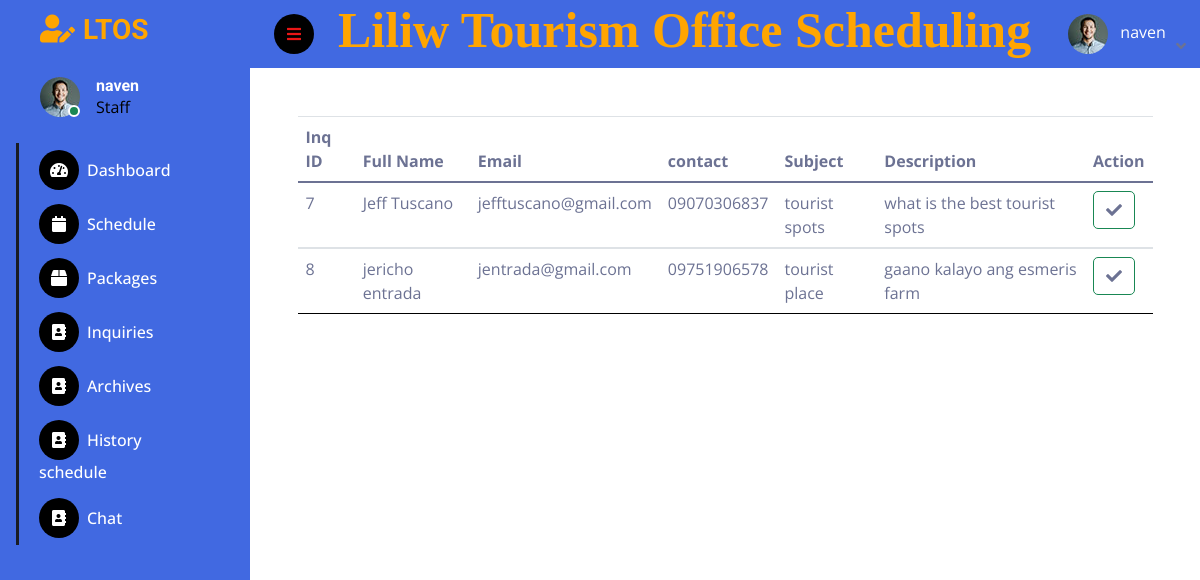
/ltos/contact3.php (signed in), run on the app's committed database.
### tables this page shows
CREATE TABLE `inquiries` (
  `inq_id` int(11) NOT NULL,
  `username` varchar(50) NOT NULL,
  `subject` varchar(200) NOT NULL,
  `descriptions` varchar(600) NOT NULL
);

CREATE TABLE `users` (
  `user_id` int(11) NOT NULL,
  `fullname` varchar(100) NOT NULL,
  `username` varchar(100) NOT NULL,
  `email` varchar(100) NOT NULL,
  `contact` varchar(30) NOT NULL,
  `valid_id` varchar(255) NOT NULL,
  `password` varchar(100) NOT NULL,
  `cpassword` varchar(255) NOT NULL,
  `role` varchar(10) NOT NULL,
  `images` varchar(255) NOT NULL
);

### ltos/contact3.php (the view, shortened to what this page needs)
<?php
    if($_SESSION['username']){
?>
<!DOCTYPE html>
<html lang="en">
<head>
    <link rel="stylesheet" href="https://use.fontawesome.com/releases/v5.7.1/css/all.css">
    <link rel="stylesheet" href="https://stackpath.bootstrapcdn.com/bootstrap/4.1.3/css/bootstrap.min.css"
>
    <link rel="stylesheet" href="https://stackpath.bootstrapcdn.com/font-awesome/4.7.0/css/font-awesome.min.css">
    <link rel="stylesheet" type="text/css" href="../bootstrap-4.6.0-dist/css/bootstrap.min.css">
    <link href="https://cdnjs.cloudflare.com/ajax/libs/font-awesome/5.10.0/css/all.min.css" rel="stylesheet">
    <link href="https://cdn.jsdelivr.net/npm/bootstrap-icons@1.4.1/font/bootstrap-icons.css" rel="stylesheet">
    <link href="lib/owlcarousel/assets/owl.carousel.min.css" rel="stylesheet">
    <link href="lib/tempusdominus/css/tempusdominus-bootstrap-4.min.css" rel="stylesheet" />
    <link href="css/bootstrap.min.css" rel="stylesheet">
    <link href="css/style.css" rel="stylesheet">
</head>
<body>
    <div class="container-fluid position-relative d-flex p-0">
         <div class="sidebar pe-4 pb-3">
            <nav class="navbar ">
                <a href="index.html" class="navbar-brand mx-4 mb-3">
                    <h3 class="text"><i class="fa fa-user-edit me-2"></i>LTOS</h3>
                </a>
                <div class="d-flex align-items-center ms-4 mb-4">
                    <div class="position-relative">
                        <img class="rounded-circle" src="img/user.jpg" alt="" style="width: 40px; height: 40px;">
                        <div class="bg-success rounded-circle border border-2 border-white position-absolute end-0 bottom-0 p-1"></div>
                    </div>
                    <div class="ms-3">
                    <?php
            $user = $_SESSION['username'];
                    ?>
                        <h6 class="mb-0"><?php echo $user ?></h6>
                        <span style="color: #000;">Staff</span>
                    </div>
                </div>
                <div class="navbar-nav w-100">
                    <a href="staffpage.php" class="nav-item nav-link "><i class="fa fa-tachometer-alt me-2"></i>Dashboard</a>
                    <div class="nav-item dropdown">
                    <a href="schedule2.php" class="nav-item nav-link"><i class="fa fa-calendar me-2"></i>Schedule</a>
                    <a href="packages1.php" class="nav-item nav-link"><i class="fa fa-box me-2"></i>Packages</a>
                    <a href="contact3.php" class="nav-item nav-link"><i class="fa fa-address-book me-2"></i>Inquiries</a>
                    <a href="archives1.php" class="nav-item nav-link"><i class="fa fa-address-book me-2"></i>Archives</a>
                    <a href="hos.php" class="nav-item nav-link"><i class="fa fa-address-book me-2"></i>History schedule</a>
                    <a href="chatstaff.php?id=1" class="nav-item nav-link"><i class="fa fa-address-book me-2"></i>Chat</a>
            </nav>
        </div>
        <div class="content">
            <nav class="navbar navbar-expand bg-seagreen sticky-top px-4 py-0">
                <a href="#" class="sidebar-toggler flex-shrink-0">
                    <i class="fa fa-bars"></i>
                </a>
                <form class="d-none d-md-flex ms-4">
                    <h1 class="header">Liliw Tourism Office Scheduling</h1>
                </form>
                <div class="navbar-nav align-items-center ms-auto">
                    <div class="nav-item dropdown">
                        <a href="#" class="nav-link dropdown-toggle" data-bs-toggle="dropdown">
                            <img class="rounded-circle me-lg-2" src="img/user.jpg" alt="" style="width: 40px; height: 40px;">
                            <span class="d-none d-lg-inline-flex "style="color: #fff;"><?php echo $user ?></span>
                        </a>
                    </div>
                </div>
            </nav>
            <?php
                require('../config.php');
                $sqlget ="SELECT * FROM inquiries
                INNER JOIN users ON inquiries.username = users.username";
                $sqldata = mysqli_query($con,$sqlget) or die("Unable to display: " . mysqli_connect_error());
                echo "<table style='width: 90%; margin-top:5%; margin-left: 5%;' class='table table-hover'>";
                echo "<thead><tr><th> Inq ID</th>";
                echo "<th> Full Name</th>
                        <th> Email</th>
                        <th> contact</th>
                        <th> Subject</th>
                        <th> Description</th>
                        <th colspan='2'><center>Action</center></th></tr><thead>";
                while($row=mysqli_fetch_assoc($sqldata)){
                    echo "<tbody id='myTable'><tr><td>";
                    echo $id=$row['inq_id'];
                    echo "</td>";
                    echo "<td>";
                    echo $row['fullname'];
                    echo "</td>";
                    echo "<td>";
                    echo $row['email'];
                    echo "</td>";
                    echo "<td>";
                    echo $row['contact'];
                    echo "</td>";
                    echo "<td>";
                    echo $row['subject'];
                    echo "</td>";
                    echo "<td>";
                    echo $row['descriptions'];
                    echo "</td>";
                ?>
                <td>
                    <a class="btn btn-outline-success"><i class="fas fa-check"></i></a>
                </td>
                </tr></tbody>
                <?php
                }	echo "</table>";
                ?>
</body>
</html>
<?php } else {
echo "<script type='text/javascript'>alert('Access Denied!!!')</script>";
} ?>

### ltos/css/style.css (style rules this page uses)
:root { --primary: #ffa500; --secondary: #191C24; --light: #6C7293; --dark: #000000; --white: #fff; --blue: #4169e1; }
.header { color: var(--primary); font-size: 50px; font-family: 'Times New Roman'; }
.navbar-nav { color: var(--white); }
.text { color: var(--primary); }
.btn { transition: .5s; }
td,th { color: var(--black); }
.sidebar { position: fixed; top: 0; left: 0; bottom: 0; width: 250px; height: 100vh; overflow-y: auto; background: var(--blue); transition: 0.5s; z-index: 999; }
.navbar { background: var(--blue); }
.content { margin-left: 250px; min-height: 100vh; background: var(--white); transition: 0.5s; }
@media (min-width: 992px) { .sidebar { margin-left: 0; } }
@media (min-width: 992px) { .content { width: calc(100% - 250px); } }
.sidebar .navbar .navbar-nav .nav-link { padding: 7px 20px; color: var(--white); font-weight: 500; border-left: 3px solid var(--secondary); border-radius: 0 30px 30px 0; outline: none; }
.sidebar .navbar .navbar-nav .nav-link i { width: 40px; height: 40px; display: inline-flex; align-items: center; justify-content: center; background: var(--dark); border-radius: 40px; }
.content .navbar .navbar-nav .nav-link { margin-left: 25px; padding: 12px 0; color: var(--light); outline: none; }
.content .navbar .sidebar-toggler, .content .navbar .navbar-nav .nav-link i { width: 40px; height: 40px; display: inline-flex; align-items: center; justify-content: center; background: var(--dark); border-radius: 40px; }
.content .navbar .dropdown-toggle::after { margin-left: 6px; vertical-align: middle; border: none; content: "\f107"; font-family: "Font Awesome 5 Free"; font-weight: 900; transition: .5s; }

### data on the page
inquiries: inq_id "7", users.fullname "Jeff Tuscano", users.email "jefftuscano@gmail.com", users.contact "09070306837", subject "tourist spots", descriptions "what is the best tourist spots"
inquiries: inq_id "8", users.fullname "jericho entrada", users.email "jentrada@gmail.com", users.contact "09751906578", subject "tourist place", descriptions "gaano kalayo ang esmeris farm"

### other printed values
$user "naven"
